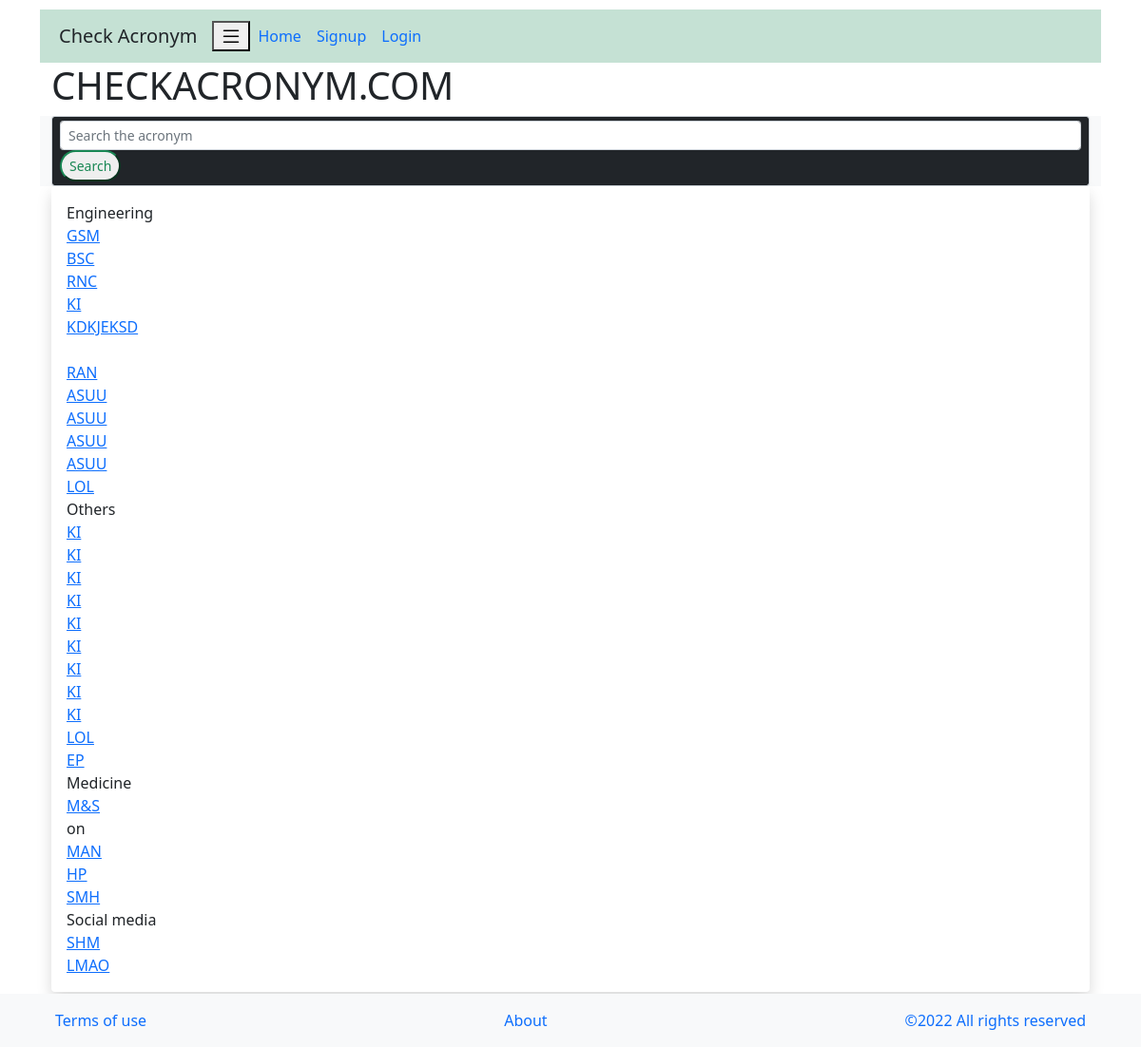
The page / on the database its author committed.
### model.py (models this page shows)
class Create(UserMixin, db.Model):
    id = db.Column(db.Integer, primary_key=True)
    acronym = db.Column(db.String(100), nullable=False)
    subject = db.Column(db.String(500), index=True)
    meaning = db.Column(db.String(10000), nullable=True)
    definition = db.Column(db.String(10000), nullable=True)
    author_id = db.Column(db.Integer, db.ForeignKey('users.id'))
    date_added = db.Column(db.DateTime(timezone=True), default=func.now())

### view.py (the view)
@view.route('/')
def index():
    search = Users.query.all()
    acronym_added = Create.query.all()
    collect_acronym = {}
    for value in acronym_added:
        author = value.author_id
        added = Users.query.filter_by(id=author)
        for id in added:
            added_by = id
        if value.subject not in collect_acronym:
            collect_acronym.update({value.subject: [value.acronym]})
        else:
            collect_acronym[value.subject].append(value.acronym)
    return render_template("base.html", search=search, user=current_user, acronym_added=acronym_added,
                           added_by=added_by, collect_acronym=collect_acronym)

### view.py (called while the page is built)
@view.context_processor
def base():
    acronym_added = Create.query.all()
    collect_acronym = {}
    for value in acronym_added:
        author = value.author_id
        added = Users.query.filter_by(id=author)
        for id in added:
            added_by = id
        if value.subject not in collect_acronym:
            collect_acronym.update({value.subject: [value.acronym]})
        else:
            collect_acronym[value.subject].append(value.acronym)
    return dict(added_by=added_by, collect_acronym=collect_acronym, user=current_user)

### templates/base.html (shortened to what this page needs)
<!DOCTYPE html>
<html lang="en" xmlns="http://www.w3.org/1999/html" xmlns="http://www.w3.org/1999/html"
      xmlns="http://www.w3.org/1999/html">
<head>
    <link href="https://cdn.jsdelivr.net/npm/bootstrap@5.1.3/dist/css/bootstrap.min.css" rel="stylesheet">
    <link rel="stylesheet" href="../static/style.css">
</head>
<body class="container">
{% block nav %}
<nav class="navbar navbar-expand-lg bg-success p-2 text-dark bg-opacity-25" role="navigation" >
    <div class="container-fluid">
        <a class="navbar-brand link-dark" href="{{url_for('view.index')}}">Check Acronym</a>
        <button class="navbar-toggler-sm" type="button" data-bs-toggle="collapse" data-bs-target="#navbarSupportedContent" aria-controls="navbarSupportedContent" aria-expanded="false" aria-label="Toggle navigation">
     <span> </span>
    </button>
        <div class="collapse navbar-collapse align-items-center" id="navbarSupportedContent">
    <ul class="navbar-nav me-auto mb-2 mb-lg-0">
        {% if user.is_authenticated %}
            <li class="nav-link">
                <a href="/" class="nav-link">Home</a>
            </li>
            <li class="nav-link">
                <a href="/create" class="nav-link">Add Acronym</a>
            </li>
        <li class="nav-link dropdown">
          <a class="nav-link dropdown-toggle" href="#" id="navbarDropdown" role="button" data-bs-toggle="dropdown" aria-expanded="false">
            Subjects
          </a>
            <ul class="dropdown-menu" aria-labelledby="navbarDropdown">
                {% for subject, acronym_value in collect_acronym.items() %}
            <li><a class="dropdown-item" href="#">{{subject}}</a></li>
            {% endfor %}
          </ul>
        </li>
    </ul>
            <ul class="navbar-nav ms-auto mb-2 mb-lg-0">
                <li><a class="nav-link nav-item" href="/logout">Logout  {{user.firstname}}</a></li>
                <li><a class="nav-link nav-item" href="#">My Notes and Mnemonics</a></li>
                <li><a class="nav-link nav-item" href="{{url_for('view.profile', id=user.id)}}">My profile</a></li>
            </ul>
        {% else %}
    <ul class="navbar-nav me-auto mb-2 mb-lg-0">
            <li class="nav-item">
                <a href="/" class="nav-link">Home</a>
            </li>
            <li class="nav-item">
                <a href="/signup" class="nav-link">Signup</a>
            </li>
            <li class="nav-item">
                <a href="/login" class="nav-link">Login</a>
            </li>
        {% endif %}
    </ul>
        </div>
    </div>
</nav>
{% endblock %}
<div class="container">
 <h1>CHECKACRONYM.COM</h1>
</div>
{% block search %}
<div class="container bg-light">
<form method="post" action="/search" class="form-control form-control-sm bg-dark">
            <input type="search" name="search" placeholder="Search the acronym" id="search"
                   required class="form-control form-control-sm">
        <input type="submit" value="Search" class="btn-sm btn-outline-success rounded-pill">
        </form>
</div>
{% endblock %}
{%block content%}
<div class="container">
 {% if user.is_authenticated %}
    <div class="shadow p-3 mb-5 rounded">
 {% for subject, acronym_value in collect_acronym.items() %}
    {{subject}}<br>
    {% for i in range(acronym_value|length ) %}
         {% for value in acronym_added %}
        {% if value.subject == subject and value.acronym == acronym_value[i] %}
   <a href={{url_for('view.display_acronym', id=value.id)}}> {{acronym_value[i]}}</a> &nbsp; &nbsp;
        {% if user.firstname == "admin" %}
        <a href="#" class="btn-danger">Delete</a> {%endif%} <br>
    {% endif %}
    {% endfor %}
    {% endfor %}
    {% endfor %}
          </div>
<br>
 {% else %}
    <div class="shadow p-3 mb-5 rounded">
 {% for subject, acronym_value in collect_acronym.items() %}
        {{subject}}<br>
        {% for i in range(acronym_value|length ) %}
         {% for value in acronym_added %}
        {% if value.subject == subject and value.acronym == acronym_value[i] %}
   <a href={{url_for('view.display_acronym', id=value.id)}}> {{acronym_value[i]}} </a><br>
    {% endif %}
    {% endfor %}
    {% endfor %}
    {% endfor %}
          </div>
{% endif %}
{%endblock%}
    <nav class="navbar navbar-expand-lg bg-light navbar-light fixed-bottom">
         <div class="container bg-light">
   <a href="#" class="nav-link nav-item" >Terms of use</a>
    <a href="#" class="nav-link nav-item">About</a>
    <a href="#" class="nav-link nav-item">&#169;2022 All rights reserved </a>
                     </div>
</nav>
    </div>
</body>
</html>

### static/style.css (style rules this page uses)
body { margin: auto; background-color: white; padding: 10px; outline-style: none; }

### rows shown on the page
Create: subject "Engineering", acronym "GSM"
Create: acronym "BSC"
Create: acronym "RNC"
Create: acronym "KI"
Create: acronym "KDKJEKSD"
Create: acronym "RAN"
Create: acronym "ASUU"
Create: acronym "ASUU"
Create: acronym "LOL"
Create: subject "Others", acronym "KI"
Create: acronym "KI"
Create: acronym "KI"
Create: acronym "LOL"
Create: acronym "EP"
Create: subject "Medicine", acronym "M&S"
Create: subject "on", acronym "MAN"
Create: acronym "HP"
Create: acronym "SMH"
Create: subject "Social media", acronym "SHM"
Create: acronym "LMAO"
